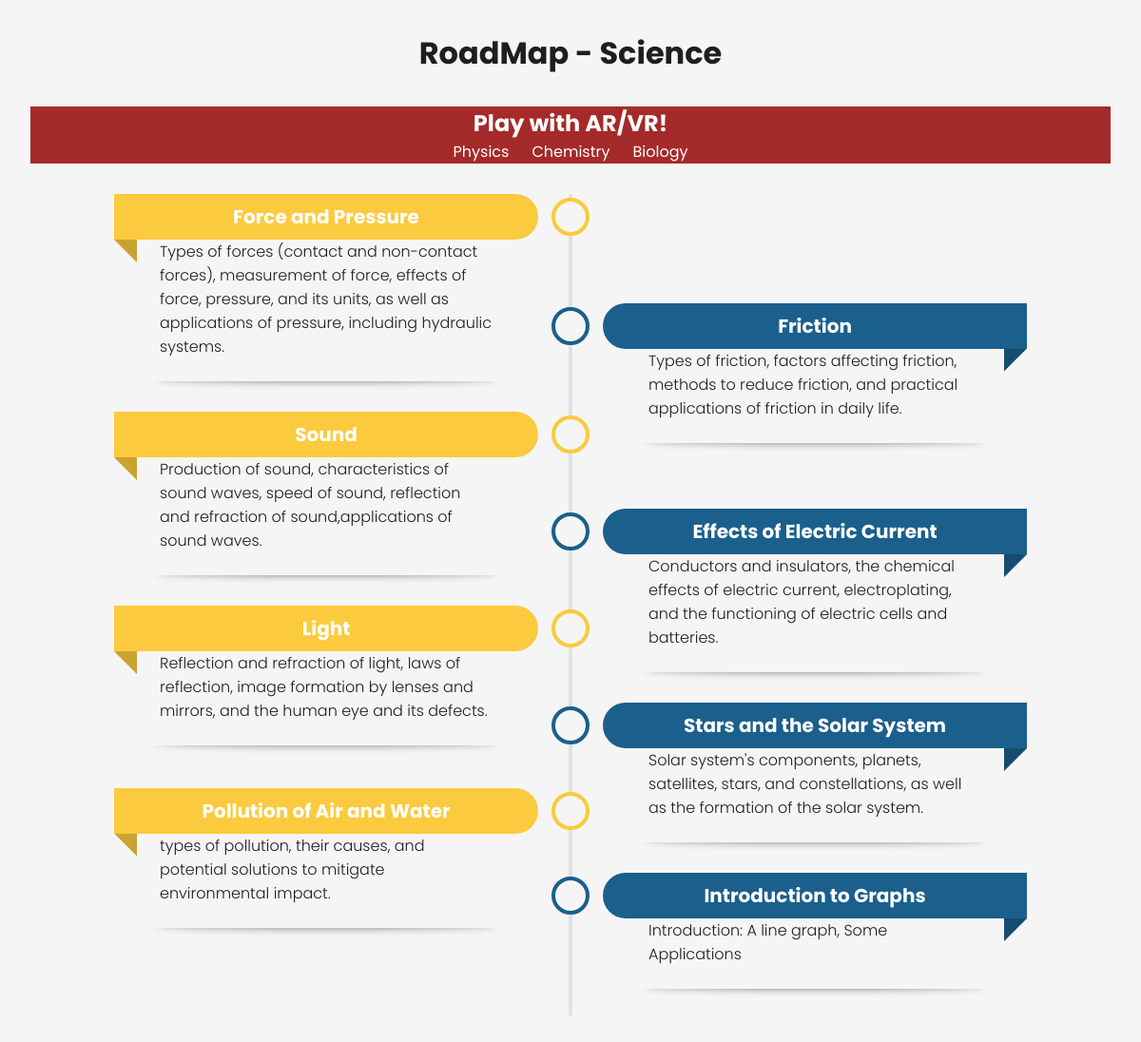
Screenshot of /sciencelearning/ with the database file from the repository.
### sciencechapter/models.py (models this page shows)
class ScienceChapter(models.Model):
    sciencechapter_title = models.CharField(max_length=50)
    sciencechapter_description = models.TextField()

### educationalWebsite_main_django/views.py (the view)
# urls.py: path('sciencelearning/', views.sciencelearning, name='sciencelearn'),
def sciencelearning(request):
    chaptersData = ScienceChapter.objects.all()
    data = {
        'chaptersData':chaptersData,
    }
    return render(request,'scienceindex.html',data)

### templates/scienceindex.html (shortened to what this page needs)
<!DOCTYPE html>
<html lang="en">
  <head>
    <link rel="stylesheet" href="/static/styles/sciencestyles.css" />
  </head>
  <body>
    <h1>RoadMap - Science</h1>
    <div class="vr">
      <h2>Play with AR/VR!</h2>
      <div class="vr-options">
        <div>
          <a href="https://phy-nu.vercel.app/">Physics</a>
        </div>
        <div>
          <a href="https://chemistry-dhruvdange.vercel.app/">Chemistry</a>
        </div>
        <div>
          <a href="https://biology-dhruvdange.vercel.app/" >Biology</a>
        </div>
      </div>
    </div>
    <ul>
      {% for n in chaptersData %}
      <li style="--accent-color: {% if forloop.counter0|divisibleby:2 %}#fbca3e{% else %}#1b5f8c{% endif %}">
        <a  href="{% url 'sciencelearning' chapter='fp' %}"  class="date">{{n.sciencechapter_title}}</a>
        <div class="descr">
          {{n.sciencechapter_description}}
        </div>
      </li>
      {% endfor %}
    </ul>
  </body>
</html>

### static/styles/sciencestyles.css (style rules this page uses)
a { text-decoration: none; color: white; }
.vr { text-align: center; background-color: brown; color: white; }
.vr-options { display: flex; gap: 24px; align-items: center; justify-content: center; }
*, *::before, *::after { margin: 0; padding: 0; }
body { --color: rgba(30, 30, 30); --bgColor: rgba(245, 245, 245); min-height: 100vh; display: grid; align-content: center; gap: 2rem; padding: 2rem; font-family: "Poppins", sans-serif; color: var(--color); background: var(--bgColor); }
h1 { text-align: center; }
ul { --col-gap: 2rem; --row-gap: 2rem; --line-w: 0.25rem; display: grid; grid-template-columns: var(--line-w) 1fr; grid-auto-columns: max-content; column-gap: var(--col-gap); list-style: none; width: min(60rem, 90%); margin-inline: auto; }
ul::before { content: ""; grid-column: 1; grid-row: 1 / span 20; background: rgb(225, 225, 225); border-radius: calc(var(--line-w) / 2); }
ul li:not(:last-child) { margin-bottom: var(--row-gap); }
ul li { grid-column: 2; --inlineP: 1.5rem; margin-inline: var(--inlineP); grid-row: span 2; display: grid; grid-template-rows: min-content min-content min-content; }
ul li .date { --dateH: 3rem; height: var(--dateH); margin-inline: calc(var(--inlineP) * -1); text-align: center; background-color: var(--accent-color); color: white; font-size: 1.25rem; font-weight: 700; display: grid; place-content: center; position: relative; border-radius: calc(var(--dateH) / 2) 0 0 calc(var(--dateH) / 2); }
ul li .date::before { content: ""; width: var(--inlineP); aspect-ratio: 1; background: var(--accent-color); background-image: linear-gradient(rgba(0, 0, 0, 0.2) 100%, transparent); position: absolute; top: 100%; clip-path: polygon(0 0, 100% 0, 0 100%); right: 0; }
ul li .date::after { content: ""; position: absolute; width: 2rem; aspect-ratio: 1; background: var(--bgColor); border: 0.3rem solid var(--accent-color); border-radius: 50%; top: 50%; transform: translate(50%, -50%); right: calc(100% + var(--col-gap) + var(--line-w) / 2); }
ul li .title, ul li .descr { background: var(--bgColor); position: relative; padding-inline: 1.5rem; }
ul li .descr { padding-block-end: 1.5rem; font-weight: 300; }
ul li .title::before, ul li .descr::before { content: ""; position: absolute; width: 90%; height: 0.5rem; background: rgba(0, 0, 0, 0.5); left: 50%; border-radius: 50%; filter: blur(4px); transform: translate(-50%, 50%); }
ul li .descr::before { z-index: -1; bottom: 0.25rem; }
@media (min-width: 40rem) { ul { grid-template-columns: 1fr var(--line-w) 1fr; } }
@media (min-width: 40rem) { ul::before { grid-column: 2; } }
@media (min-width: 40rem) { ul li:nth-child(odd) { grid-column: 1; } }
@media (min-width: 40rem) { ul li:nth-child(even) { grid-column: 3; } }
@media (min-width: 40rem) { ul li:nth-child(2) { grid-row: 2/4; } }
@media (min-width: 40rem) { ul li:nth-child(odd) .date::before { clip-path: polygon(0 0, 100% 0, 100% 100%); left: 0; } }
@media (min-width: 40rem) { ul li:nth-child(odd) .date::after { transform: translate(-50%, -50%); left: calc(100% + var(--col-gap) + var(--line-w) / 2); } }
@media (min-width: 40rem) { ul li:nth-child(odd) .date { border-radius: 0 calc(var(--dateH) / 2) calc(var(--dateH) / 2) 0; } }

### rows the page displays
ScienceChapter: sciencechapter_title "Force and Pressure", sciencechapter_description "Types of forces (contact and non-contact forces), measurement of force, effects of force, pressure, and its units, as well as applications of pressure, including hydraulic systems."
ScienceChapter: sciencechapter_title "Friction", sciencechapter_description "Types of friction, factors affecting friction, methods to reduce friction, and practical applications of friction in daily life."
ScienceChapter: sciencechapter_title "Sound", sciencechapter_description "Production of sound, characteristics of sound waves, speed of sound, reflection and refraction of sound,applications of sound waves."
ScienceChapter: sciencechapter_title "Effects of Electric Current", sciencechapter_description "Conductors and insulators, the chemical effects of electric current, electroplating, and the functioning of electric cells and batteries."
ScienceChapter: sciencechapter_title "Light", sciencechapter_description "Reflection and refraction of light, laws of reflection, image formation by lenses and mirrors, and the human eye and its defects."
ScienceChapter: sciencechapter_title "Stars and the Solar System", sciencechapter_description "Solar system's components, planets, satellites, stars, and constellations, as well as the formation of the solar system."
ScienceChapter: sciencechapter_title "Pollution of Air and Water", sciencechapter_description "types of pollution, their causes, and potential solutions to mitigate environmental impact."
ScienceChapter: sciencechapter_title "Introduction to Graphs", sciencechapter_description "Introduction: A line graph, Some Applications"
